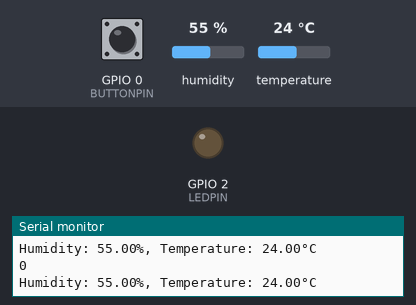
A sketch run on a simulated ESP32. Shown: output pins drawn as LEDs (lit = HIGH), the last lines printed to the serial monitor. Dashed ring = blinking. The inputs (shaded band) are chosen by the test bench; at power-on: GPIO 0 (BUTTONPIN) HIGH, humidity 55 %, temperature 24 °C.

Above: at 1.2 s.
1.3 s: GPIO 0 (BUTTONPIN) pulled LOW for 3.2 s
At 4.9 s:
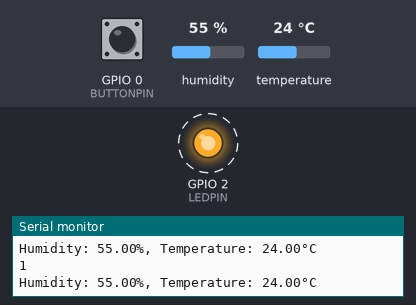
6.0 s: GPIO 0 (BUTTONPIN) pulled LOW for 0.25 s
At 7.5 s:
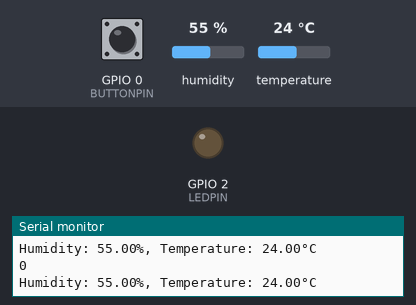
Timing chart, 0 to 9.0 s (numbered marks = the images above; inputs shaded):
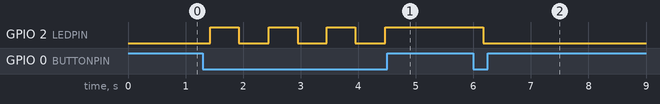

The sketch:

project.ino
```cpp
// Libraries
#include <DHT.h>

// Constants
#define DHTPIN 15
#define DHTTYPE DHT11
#define BUTTONPIN 0
#define LEDPIN 2

DHT dht(DHTPIN, DHTTYPE);

// LEDController class definition
class LEDController {
  private:
    int pin;
    bool isOn;

  public:
    // Constructor
    LEDController(int pinNumber) {
      pin = pinNumber;
      isOn = false;
      pinMode(pin, OUTPUT);
      turnOff();
    }

    void turnOn() {
      digitalWrite(pin, HIGH);
      isOn = true;
    }

    void turnOff() {
      digitalWrite(pin, LOW);
      isOn = false;
    }

    void toggle() {
      if (isOn) {
        turnOff();
      } else {
        turnOn();
      }
    }
};

LEDController led(LEDPIN);

void setup() {

  Serial.begin(115200);
  dht.begin();
  pinMode(BUTTONPIN, INPUT_PULLUP);

}

void loop() {

  bool buttonPressed = digitalRead(BUTTONPIN) == LOW;
  Serial.println(buttonPressed);
  if (buttonPressed) {
    led.toggle();
    delay(300);
  }

  float humidity = dht.readHumidity();
  float temperature = dht.readTemperature();


  if (isnan(humidity) || isnan(temperature)) {
    Serial.println("Failed to read from DHT sensor!");
  } else {
    Serial.print("Humidity: ");
    Serial.print(humidity);
    Serial.print("%, Temperature: ");
    Serial.print(temperature);
    Serial.println("°C");
  }
  delay(200);
}
```

Measured:
- after the input at 1.3 s, GPIO 2 (LEDPIN): alternates HIGH for 0.50 s and LOW for 0.52 s, 7 changes in all, then stays HIGH, starting after 0.13 s
- after the input at 6.0 s, GPIO 2 (LEDPIN): HIGH → LOW after 0.18 s
